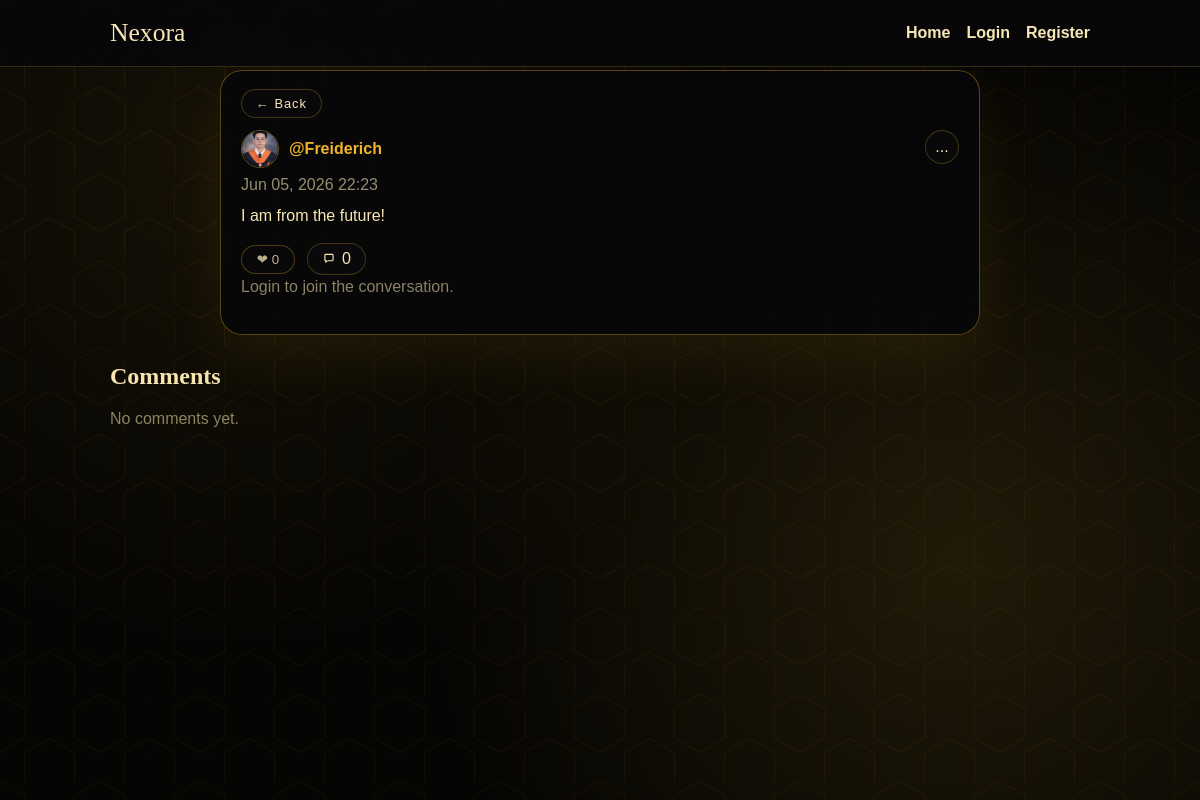
The app's page /posts/5/, older data.
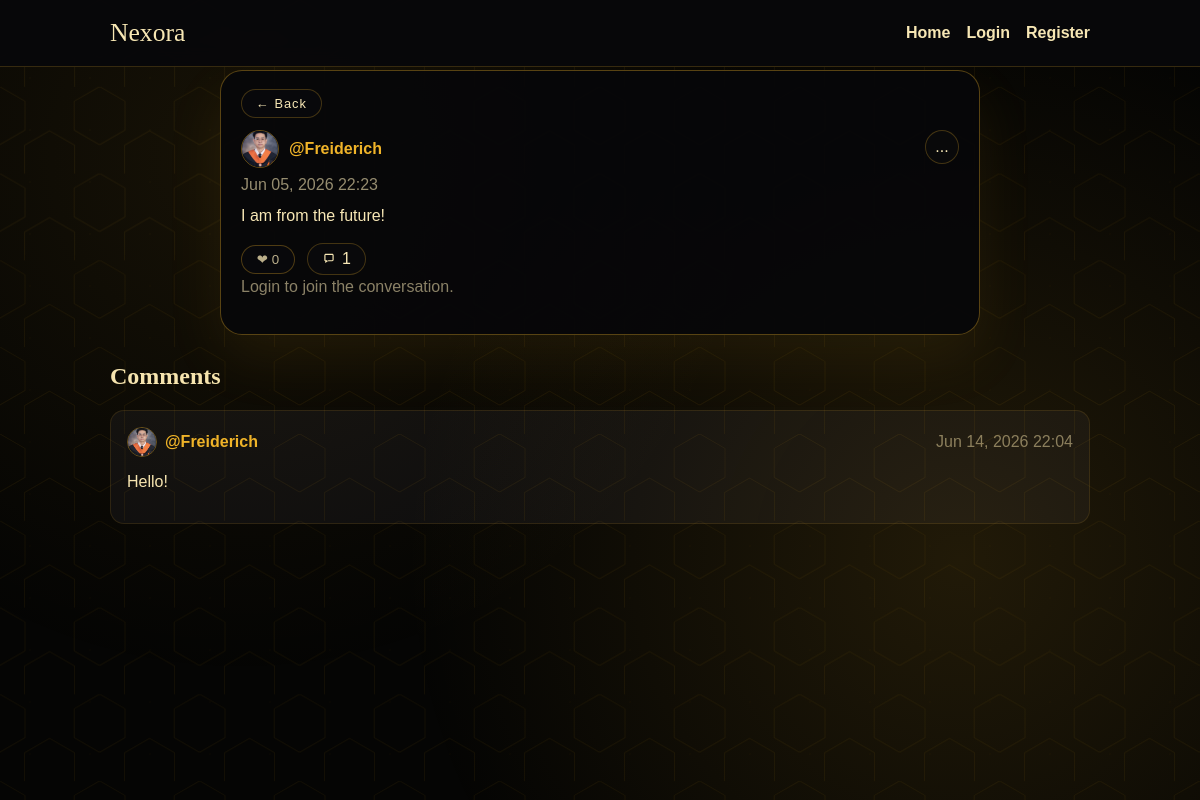
The same page, newer data.
### posts/models.py (models this page shows, shortened)
class Comment(models.Model):
    post = models.ForeignKey(Post, on_delete=models.CASCADE, related_name="comments")
    author = models.ForeignKey(
        settings.AUTH_USER_MODEL, on_delete=models.CASCADE, related_name="comments"
    )
    body = models.TextField()
    created_at = models.DateTimeField(auto_now_add=True)
    class Meta:
        ordering = ["created_at"]

### users/models.py (models this page shows, shortened)
class Profile(models.Model):
    user = models.OneToOneField(settings.AUTH_USER_MODEL, on_delete=models.CASCADE)
    bio = models.TextField(blank=True)
    image = models.ImageField(upload_to="profiles/", blank=True, null=True)

### posts/views.py (the view)
# urls.py: path("posts/<int:post_id>/", views.post_detail, name="post_detail"),
def post_detail(request, post_id):
    post = get_object_or_404(
        Post.objects.select_related("author", "author__profile").annotate(
            likes_count=Count("likes"),
            reactions_count=Count("reactions"),
            reaction_love_count=Count("reactions", filter=Q(reactions__kind="love")),
            reaction_laugh_count=Count("reactions", filter=Q(reactions__kind="laugh")),
            reaction_wow_count=Count("reactions", filter=Q(reactions__kind="wow")),
            reaction_sad_count=Count("reactions", filter=Q(reactions__kind="sad")),
            reaction_fire_count=Count("reactions", filter=Q(reactions__kind="fire")),
        ),
        id=post_id,
    )
    if post.visibility == Post.VISIBILITY_PRIVATE and request.user != post.author:
        return redirect("home")
    comments = post.comments.select_related("author", "author__profile")
    form = CommentForm()
    return render(
        request,
        "posts/post_detail.html",
        {"post": post, "comments": comments, "form": form},
    )

### templates/posts/post_detail.html (shortened to what this page needs)
{% extends "base.html" %}
{% load static %}
{% block body_class %}post-detail{% endblock %}
{% block extra_css %}
  <link rel="stylesheet" href="{% static 'css/post.css' %}" />
{% endblock %}
{% block content %}
  <div class="terminal-hex">
  </div>
  <div class="terminal-accent"></div>
  {% with post_visibility=post.get_visibility_display %}
  <section class="card detail">
    <button type="button" class="back-btn" onclick="history.go(-1)">← Back</button>
    <div class="card-header">
      <a href="{% url 'profile' username=post.author.username %}" class="post-author-link">
        {% if post.author.profile.image %}
          <img src="{{ post.author.profile.image.url }}" alt="" class="post-author-avatar" />
        {% else %}
          <span class="post-author-fallback">{{ post.author.username|first|upper }}</span>
        {% endif %}
        <span class="post-author-name">@{{ post.author.username }}</span>
      </a>
      <div class="post-menu-wrap">
        <button class="post-menu-toggle" type="button" aria-label="Post options" aria-expanded="false">...</button>
      </div>
    </div>
    <div class="post-meta-line"><span class="muted">{{ post.created_at|date:"M d, Y H:i" }}</span></div>
    <p>{{ post.content }}</p>
    <div class="post-actions">
      <form method="post" action="{% url 'toggle_like' post_id=post.id %}">
        <button type="submit" class="ghost reaction-main" data-like-count>❤ {{ post.likes_count }}</button>
      </form>
      <a class="comment-action" href="#comment-form" aria-label="Comments" data-comment-jump>
        <svg viewBox="0 0 24 24" aria-hidden="true" focusable="false">
          <path d="M4 5.5C4 4.12 5.12 3 6.5 3h11C18.88 3 20 4.12 20 5.5v8c0 1.38-1.12 2.5-2.5 2.5H10l-4.5 3v-3.5C4.62 15.5 4 14.88 4 14V5.5Zm2 0V14h3v1.3L11.1 14H17.5c.28 0 .5-.22.5-.5v-8c0-.28-.22-.5-.5-.5h-11c-.28 0-.5.22-.5.5Z" fill="currentColor"/>
        </svg>
        {{ comments|length }}
      </a>
    </div>
    <section class="comment-bar" id="comment-form">
      {% if user.is_authenticated %}
        <form class="comment-form" method="post" action="{% url 'comment_create' post_id=post.id %}">
          {% csrf_token %}
          <div class="comment-avatar" aria-hidden="true">
            {% if user.profile.image %}
              <img src="{{ user.profile.image.url }}" alt="" class="comment-avatar-img" />
            {% else %}
              {{ user.username|first|upper }}
            {% endif %}
          </div>
          <div class="comment-composer">
            <label class="sr-only" for="{{ form.body.id_for_label }}">Comment</label>
            {{ form.body }}
          </div>
          <button type="submit" class="primary comment-submit">Post</button>
        </form>
      {% else %}
        <p class="muted">Login to join the conversation.</p>
      {% endif %}
    </section>
  </section>
  {% endwith %}
  <section class="comments" id="comments">
    <h2>Comments</h2>
    <div class="comment-list" data-comment-list>
      {% for comment in comments %}
        <div class="comment" data-comment-id="{{ comment.id }}">
          <div class="comment-header">
            <a href="{% url 'profile' username=comment.author.username %}" class="comment-author-link">
              {% if comment.author.profile.image %}
                <img src="{{ comment.author.profile.image.url }}" alt="" class="comment-author-avatar" />
              {% else %}
                <span class="comment-author-fallback">{{ comment.author.username|first|upper }}</span>
              {% endif %}
              <span class="comment-author-name">@{{ comment.author.username }}</span>
            </a>
            <span class="muted">{{ comment.created_at|date:"M d, Y H:i" }}</span>
          </div>
          <p data-comment-body>{{ comment.body }}</p>
        </div>
      {% empty %}
        <p class="muted">No comments yet.</p>
      {% endfor %}
    </div>
  </section>
{% endblock %}

Row changes from the older to the newer data that the page shows:
added Comment: author.profile.image (picture), author.username "Freiderich", created_at "Jun 14, 2026 22:04", body "Hello!"
Text that changed along with them:
{{ comments|length }}: "0" → "1"
text no longer shown: "No comments yet."
